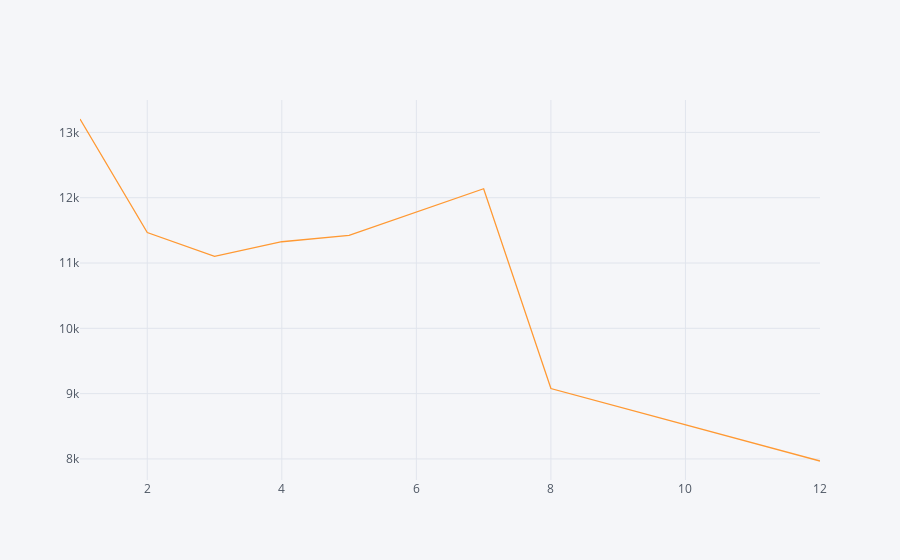

The notebook cell saved with this chart:
### Markdown cell above
** Now create a simple plot off of the dataframe indicating the count of calls per month. **

### Code cell
sns.set_style('whitegrid')
byMonth['title'].iplot()

### Figure 1 — Plotly figure (JSON) as saved in the notebook; plotly's stock layout.template omitted (floating-point values rounded to 4 significant figures)
{"data": [{"line": {"color": "rgba(255, 153, 51, 1.0)", "dash": "solid", "shape": "linear", "width": 1.3}, "mode": "lines", "name": "title", "text": "", "type": "scatter", "x": [1, 2, 3, 4, 5, 6, 7, 8, 12], "y": [13205, 11467, 11101, 11326, 11423, 11786, 12137, 9078, 7969]}], "layout": {"legend": {"bgcolor": "#F5F6F9", "font": {"color": "#4D5663"}}, "paper_bgcolor": "#F5F6F9", "plot_bgcolor": "#F5F6F9", "title": {"font": {"color": "#4D5663"}}, "xaxis": {"gridcolor": "#E1E5ED", "showgrid": true, "tickfont": {"color": "#4D5663"}, "title": {"font": {"color": "#4D5663"}, "text": ""}, "zerolinecolor": "#E1E5ED"}, "yaxis": {"gridcolor": "#E1E5ED", "showgrid": true, "tickfont": {"color": "#4D5663"}, "title": {"font": {"color": "#4D5663"}, "text": ""}, "zerolinecolor": "#E1E5ED"}}}
